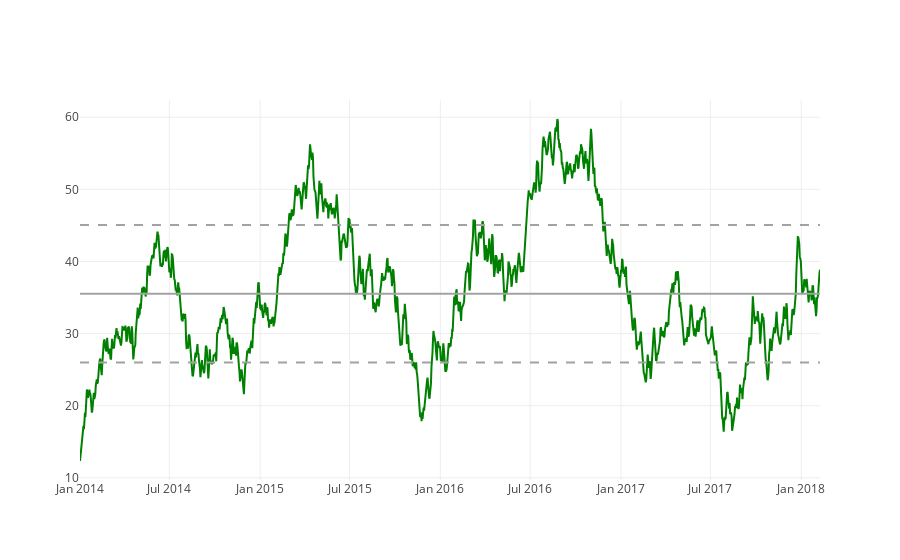

The notebook cell this image was saved under:
### Markdown cell above
**Adding lines for mean and standard deviation:**

The following plot of Series A has lines for the mean, and one standard deviation either side of it.

### Code cell
figure = {
    'data': [
        {
            'y': df['A'],
            'x': df['Date'],
            'name': "Series A",
            'line': {'color': "rgb(0, 128, 0)"}
        },
        {
            'y': [df['A'].mean(), df['A'].mean()],
            'x': [df['Date'].min(), df['Date'].max()],
            'mode': 'lines',
            'name': "Series A mean",
            'line': {'color': "rgb(162, 162, 162)"}
        },
        {
            'y': [df['A'].mean() + df['A'].std(), df['A'].mean() + df['A'].std()],
            'x': [df['Date'].min(), df['Date'].max()],
            'mode': 'lines',
            'name': "Series A mean + 1 sigma",
            'line': {'color': "rgb(162, 162, 162)", 'dash': 'dash'}
        },
        {
            'y': [df['A'].mean() - df['A'].std(), df['A'].mean() - df['A'].std()],
            'x': [df['Date'].min(), df['Date'].max()],
            'mode': 'lines',
            'name': "Series A mean - 1 sigma",
            'line': {'color': "rgb(162, 162, 162)", 'dash': 'dash'}
        }
    ],
    'layout': {'showlegend': False}
}

iplot(figure)

### Figure 1 — Plotly figure (JSON) as saved in the notebook; plotly's stock layout.template omitted (floating-point values rounded to 4 significant figures; data arrays with more than 128 entries replaced by an {"elided": "..."} marker saying what was removed)
{"data": [{"line": {"color": "rgb(0, 128, 0)"}, "name": "Series A", "type": "scatter", "uid": "60562408-5c91-4e68-8bd7-cadedba25d92", "x": {"elided": "1500 str values"}, "y": {"elided": "1500 float values"}}, {"line": {"color": "rgb(162, 162, 162)"}, "mode": "lines", "name": "Series A mean", "type": "scatter", "uid": "3bc0662a-b30d-439b-8b64-d6b775184d1e", "x": ["2014-01-01", "2018-02-08"], "y": [35.53, 35.53]}, {"line": {"color": "rgb(162, 162, 162)", "dash": "dash"}, "mode": "lines", "name": "Series A mean + 1 sigma", "type": "scatter", "uid": "f66cded9-61a4-459b-bd5c-95a970165bff", "x": ["2014-01-01", "2018-02-08"], "y": [45.06, 45.06]}, {"line": {"color": "rgb(162, 162, 162)", "dash": "dash"}, "mode": "lines", "name": "Series A mean - 1 sigma", "type": "scatter", "uid": "7c413ce2-16bf-4b83-a1ff-80c3a080bd66", "x": ["2014-01-01", "2018-02-08"], "y": [25.99, 25.99]}], "layout": {"showlegend": false}}
